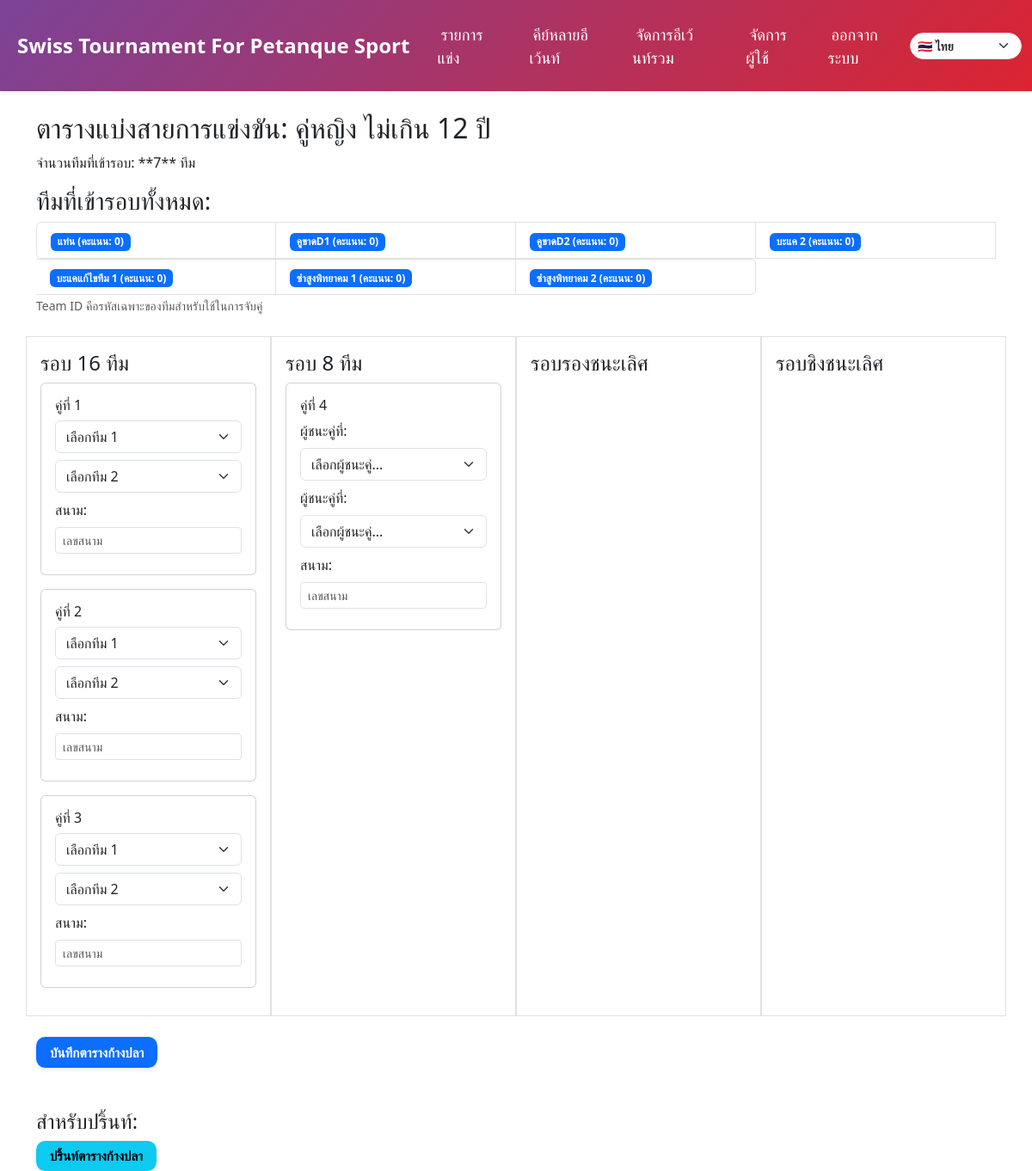
/event/1/create_bracket (signed in), run on the app's committed database.
### models.py (models this page shows)
class Event(db.Model):
    __tablename__ = "events"
    id = db.Column(db.Integer, primary_key=True)
    name = db.Column(db.String(100), nullable=False)
    location = db.Column(db.String(100))
    category = db.Column(db.String(50))
    sex = db.Column(db.String(50))
    age_group = db.Column(db.String(50))
    rounds = db.Column(db.Integer)
    competition_format = db.Column(db.String(40), nullable=False, default="swiss")
    current_round = db.Column(db.Integer, default=1)
    date = db.Column(db.Date, nullable=True)
    auto_field_enabled = db.Column(db.Boolean, default=False)
    field_prefix = db.Column(db.String(10), default='')  # เช่น 'A', ''
    field_start = db.Column(db.Integer, default=1)
    field_max = db.Column(db.Integer, default=16)
    field_exclude = db.Column(db.String, default='')  # เช่น '3,7,11
    logo_filename = db.Column(db.Text)  # เก็บเป็น JSON list
    is_finished = db.Column(db.Boolean, default=False, nullable=False)
    finished_at = db.Column(db.DateTime, nullable=True)
    finished_by_id = db.Column(db.Integer, db.ForeignKey("users.id"), nullable=True)
    created_at = db.Column(db.DateTime, server_default=text('CURRENT_TIMESTAMP'), nullable=True)
    creator_id = db.Column(db.Integer, db.ForeignKey("users.id"), nullable=False)
    tournament_id = db.Column(db.Integer, db.ForeignKey("tournaments.id"), nullable=True, index=True)
    teams = db.relationship("Team", backref="event", cascade="all, delete-orphan", lazy=True)
    matches = db.relationship("Match", backref="event", cascade="all, delete-orphan", lazy=True)

class Team(db.Model):
    __tablename__ = "teams"
    id = db.Column(db.Integer, primary_key=True)
    name = db.Column(db.String(100), nullable=False)
    event_id = db.Column(db.Integer, db.ForeignKey("events.id"), nullable=False)

### app.py (the view)
@app.route('/event/<int:event_id>/create_bracket')
@login_required
def create_bracket(event_id):
    current_event = Event.query.get_or_404(event_id)
    standings_data = calculate_standings(event_id)
    num_qualified_teams = request.args.get('num_qualified_teams', type=int, default=8)
    if num_qualified_teams > len(standings_data):
        num_qualified_teams = len(standings_data)
    if num_qualified_teams < 0:
        num_qualified_teams = 0
    qualified_teams = standings_data[:num_qualified_teams]
    return render_template(
        'bracket_setup.html', # คุณจะต้องสร้างไฟล์นี้ขึ้นมา
        event=current_event,
        qualified_teams=qualified_teams
    )

### app.py (called while the page is built, shortened)
def get_current_lang():
    lang = request.args.get("lang") or session.get("lang") or "th"
    if lang not in SUPPORTED_LANGS:
        lang = "th"
    session["lang"] = lang
    return lang

@app.context_processor
def inject_i18n():
    lang = get_current_lang()
    return {
        "current_lang": lang,
        "supported_langs": SUPPORTED_LANGS,
        "text_translations": TEXT_TRANSLATIONS,
        "t": lambda key: translate(key, lang),
    }

@login_manager.user_loader
def load_user(user_id):
    return User.query.get(int(user_id))

@app.before_request
def protect_mutating_object_routes():
    if request.method not in {'POST', 'PUT', 'PATCH', 'DELETE'} or not current_user.is_authenticated:
        return None

### i18n.py (called while the page is built)
def translate(key, lang="th"):
    table = TRANSLATIONS.get(key, {})
    return table.get(lang) or table.get("th") or key

### templates/bracket_setup.html (shortened to what this page needs)
{% extends 'base.html' %}
{% block content %}
<div class="container mt-4">
    <h2>ตารางแบ่งสายการแข่งขัน: {{ event.name }}</h2>
    <p>จำนวนทีมที่เข้ารอบ: **{{ qualified_teams | length }}** ทีม</p>
    <div class="mb-4">
        <h3>ทีมที่เข้ารอบทั้งหมด:</h3>
        <ul class="list-group list-group-horizontal-md flex-wrap">
            {% for team in qualified_teams %}
            <li class="list-group-item col-md-3">
                <span class="badge bg-primary me-2" data-team-id="{{ team.team_id }}">{{ team.team_name }} (คะแนน: {{ team.score }})</span>
            </li>
            {% endfor %}
        </ul>
        <small class="text-muted mt-2">Team ID คือรหัสเฉพาะของทีมสำหรับใช้ในการจับคู่</small>
    </div>
    <form id="bracketSetupForm" action="{{ url_for('save_bracket_pairings', event_id=event.id) }}" method="POST">
        <div class="row">
            <div class="col-md-3 border p-3">
                <h4>รอบ 16 ทีม</h4>
                {% for i in range(qualified_teams | length // 2) %}
                <div class="card mb-3 p-2" data-round="1" data-match-id="{{ loop.index }}">
                    <div class="card-body p-2">
                        <h6 class="card-title">คู่ที่ {{ loop.index }}</h6>
                        <div class="mb-2">
                            <select class="form-select team-select" id="team1_round1_match{{ loop.index }}" name="round1_match{{ loop.index }}_team1">
                                <option value="">เลือกทีม 1</option>
                            </select>
                        </div>
                        <div class="mb-2">
                            <select class="form-select team-select" id="team2_round1_match{{ loop.index }}" name="round1_match{{ loop.index }}_team2">
                                <option value="">เลือกทีม 2</option>
                            </select>
                        </div>
                        <div class="mb-2">
                            <label for="field_round1_match{{ loop.index }}" class="form-label">สนาม:</label>
                            <input type="text" class="form-control form-control-sm" id="field_round1_match{{ loop.index }}" name="round1_match{{ loop.index }}_field" placeholder="เลขสนาม">
                        </div>
                    </div>
                </div>
                {% endfor %}
            </div>
            <div class="col-md-3 border p-3">
                <h4>รอบ 8 ทีม</h4>
                {% for i in range(qualified_teams | length // 4) %}
                <div class="card mb-3 p-2" data-round="2" data-match-id="{{ (qualified_teams | length // 2) + loop.index }}">
                    <div class="card-body p-2">
                        <h6 class="card-title">คู่ที่ {{ (qualified_teams | length // 2) + loop.index }}</h6>
                        <div class="mb-2">
                            <label for="team1_round2_match{{ (qualified_teams | length // 2) + loop.index }}" class="form-label">ผู้ชนะคู่ที่:</label>
                            <select class="form-select winner-select" id="team1_round2_match{{ (qualified_teams | length // 2) + loop.index }}" name="round2_match{{ (qualified_teams | length // 2) + loop.index }}_team1">
                                <option value="">เลือกผู้ชนะคู่...</option>
                            </select>
                        </div>
                        <div class="mb-2">
                            <label for="team2_round2_match{{ (qualified_teams | length // 2) + loop.index }}" class="form-label">ผู้ชนะคู่ที่:</label>
                            <select class="form-select winner-select" id="team2_round2_match{{ (qualified_teams | length // 2) + loop.index }}" name="round2_match{{ (qualified_teams | length // 2) + loop.index }}_team2">
                                <option value="">เลือกผู้ชนะคู่...</option>
                            </select>
                        </div>
                        <div class="mb-2">
                            <label for="field_round2_match{{ (qualified_teams | length // 2) + loop.index }}" class="form-label">สนาม:</label>
                            <input type="text" class="form-control form-control-sm" id="field_round2_match{{ (qualified_teams | length // 2) + loop.index }}" name="round2_match{{ (qualified_teams | length // 2) + loop.index }}_field" placeholder="เลขสนาม">
                        </div>
                    </div>
                </div>
                {% endfor %}
            </div>
            <div class="col-md-3 border p-3">
                <h4>รอบรองชนะเลิศ</h4>
            </div>
            <div class="col-md-3 border p-3">
                <h4>รอบชิงชนะเลิศ</h4>
            </div>
        </div>
        <button type="submit" class="btn btn-primary mt-4">บันทึกตารางก้างปลา</button>
    </form>
    <div class="mt-5">
        <h4>สำหรับปริ้นท์:</h4>
        <button onclick="window.print()" class="btn btn-info">ปริ้นท์ตารางก้างปลา</button>
    </div>
</div>
{% endblock %}

### static/css/style.css (style rules this page uses)
button.btn, .btn { font-family: "Prompt", "Segoe UI", sans-serif; font-weight: 600; font-size: 0.95rem; padding: 0.4rem 1rem; border-radius: 0.65rem; display: inline-flex; align-items: center; justify-content: center; gap: 0.5rem; transition: all 0.25s ease; text-transform: none; box-shadow: 0 2px 6px rgba(0, 0, 0, 0.08); border: none; cursor: pointer; }

### data on the page
Event: name "คู่หญิง ไม่เกิน 12 ปี"
Team: team_name "แท่น", score "0"
Team: team_name "คูขาดD1", score "0"
Team: team_name "คูขาดD2", score "0"
Team: team_name "บะแค 2", score "0"
Team: team_name "บะแคแก้ไขทีม 1", score "0"
Team: team_name "ซำสูงพิทยาคม 1", score "0"
Team: team_name "ซำสูงพิทยาคม 2", score "0"

### other printed values
{{ t('events') }} "รายการแข่ง"
{{ t('users') }} "จัดการผู้ใช้"
{{ t('logout') }} "ออกจากระบบ"
{{ qualified_teams | length }} "7"
{{ (qualified_teams | length // 2) + loop.index }} "4"
form field value "🇹🇭 ไทย"
